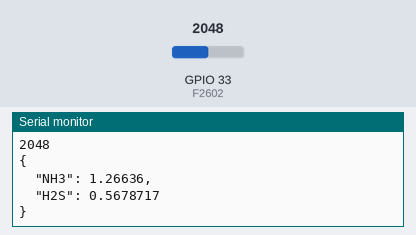
The sketch below on a simulated ESP32. Shown: the last lines printed to the serial monitor. The test bench sets the inputs (shaded band); at power-on: GPIO 33 (F2602) = 2048.

Above: at 1.2 s.
1.3 s: GPIO 33 (F2602) set to 4095
At 6.2 s:
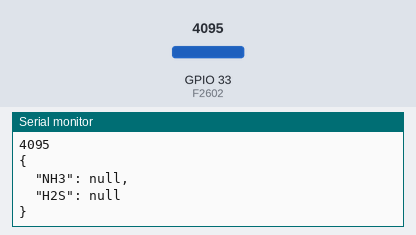
6.5 s: GPIO 33 (F2602) set to 3603
At 11.2 s:
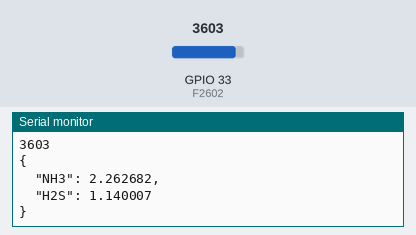
Timing chart, 0 to 12.7 s (numbered marks = the images above; inputs shaded):
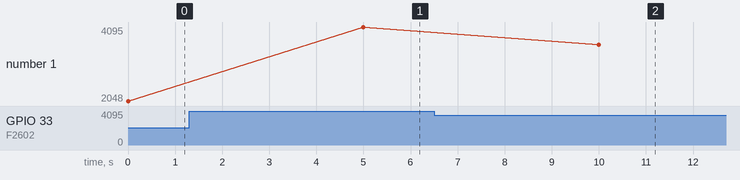

Measured:
- after the input at 1.3 s, the serial monitor: prints a new line after 3.7 s (image 1)
- after the input at 6.5 s, the serial monitor: prints a new line after 3.5 s (image 2)
- plotted number 1: 2048 → 4095 after the input at 1.3 s, 4095 → 3603 after the input at 6.5 s

The sketch:

esp32_gas_adc12.ino
```cpp
#include <ArduinoJson.h>

//Gas Sensor Pins
//#define F2600 A1
//#define MQ135 A1
//#define F2602 A0

const int F2602 = 33;

//Gas Sensor Load Resistance (RL)
#define RL_MQ135 2
#define RL_F2602 22

/*2602 GASSES*/
float NH3_A = 0.92372844;
float NH3_B = -0.291578925;

float H2S_A = 0.38881036;
float H2S_B = -0.35010059;

float VOC_A = 0.3220722;
float VOC_B = -0.6007520;

void setup()
{
Serial.begin(115200); // opens serial port, sets data rate 9600 bps
}

void loop()
{
  //Refer to the documentation mentioned on this page to understand this better

  float VRL_F2602;
  float Rs_F2602;
  float Ro_F2602 = 64.88;
  float ratio_F2602;

  Serial.println(analogRead(F2602));
  VRL_F2602 = analogRead(F2602)*(5.0/4095.0);
  Rs_F2602 = ((5.0/VRL_F2602)-1)*(RL_F2602);
  ratio_F2602 = Rs_F2602/Ro_F2602;

  float ppm_VOC = VOC_A * pow(ratio_F2602, VOC_B);
  float ppm_H2S = H2S_A * pow(ratio_F2602, H2S_B);
  float ppm_NH3 = NH3_A * pow(ratio_F2602, NH3_B);

 //Refer to the author's website: https://arduinojson.org/ and read the documentation to understand ArduinoJSON better
  DynamicJsonBuffer jBuffer;
  JsonObject& root = jBuffer.createObject();

  root["NH3"] = ppm_NH3;
  root["H2S"] = ppm_H2S;


  root.prettyPrintTo(Serial);
  Serial.println("");

//Minimum delay required for ThingSpeak to update is 16 seconds
delay(5000);
}
```
